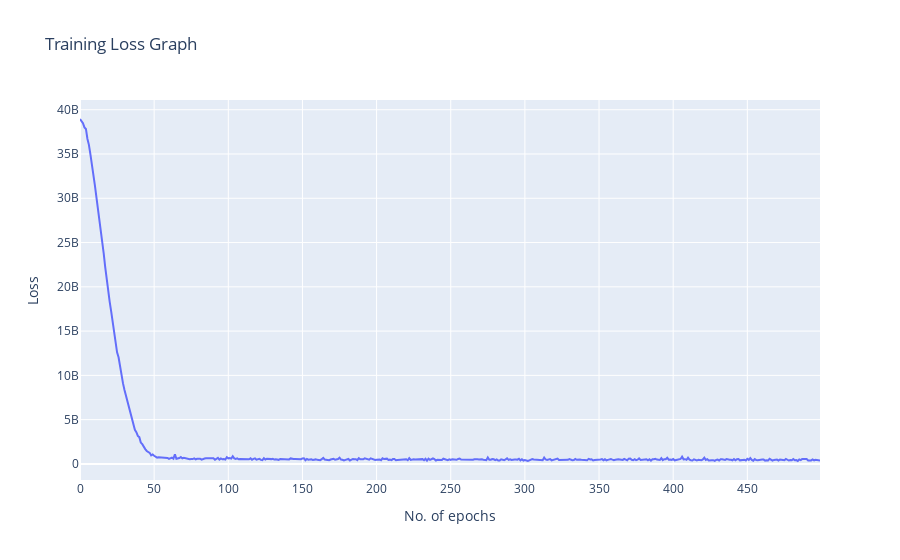

The cell this chart's notebook holds for it:
### Code cell
# Plot loss graph
fig = go.Figure()
fig.add_trace(go.Scatter(x=list(range(num_epochs)),
                         y=list_errors_train,
                         name="Training loss"))
fig.update_layout(title="Training Loss Graph",
                  xaxis_title="No. of epochs",
                  yaxis_title="Loss")
plotly.offline.iplot(fig)

### Figure 1 — Plotly figure (JSON) as saved in the notebook; plotly's stock layout.template omitted (floating-point values rounded to 4 significant figures; data arrays with more than 128 entries replaced by an {"elided": "..."} marker saying what was removed)
{"data": [{"name": "Training loss", "type": "scatter", "x": {"elided": "500 int values"}, "y": {"elided": "500 float values"}}], "layout": {"title": {"text": "Training Loss Graph"}, "xaxis": {"title": {"text": "No. of epochs"}}, "yaxis": {"title": {"text": "Loss"}}}}
